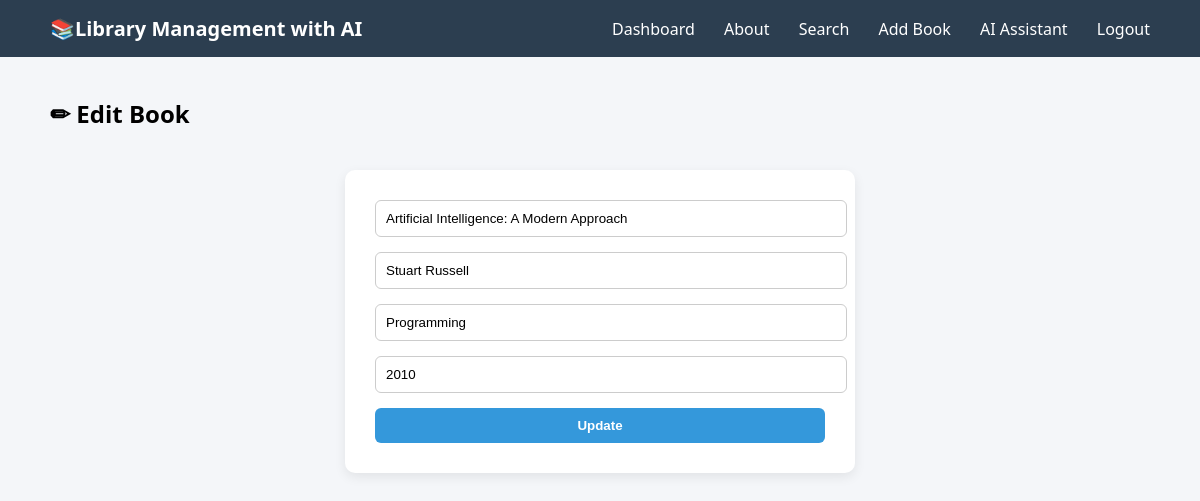
The app's page /edit/2 (signed in) with its own data.
### tables this page shows
CREATE TABLE books(
        id INTEGER PRIMARY KEY AUTOINCREMENT,
        title TEXT,
        author TEXT,
        category TEXT,
        year TEXT,
        status TEXT
    );

### app.py (the view, shortened to what this page needs)
@app.route("/edit/<int:id>",methods=["GET","POST"])
@login_required
def edit(id):
    conn = sqlite3.connect("library.db")
    c = conn.cursor()
    c.execute("SELECT * FROM books WHERE id=?",(id,))
    book = c.fetchone()
    conn.close()
    return render_template("edit.html",book=book)

### app.py (called while the page is built)
def login_required(f):
    @wraps(f)
    def decorated(*args, **kwargs):
        if "user" not in session:
            flash("Please login first!", "error")
            return redirect("/")
        return f(*args, **kwargs)
    return decorated

### templates/edit.html
{% extends "base.html" %}
{% block content %}
<h2>✏ Edit Book</h2>
<form method="POST" class="form-box">
<input type="text" name="title" value="{{ book[1] }}" required>
<input type="text" name="author" value="{{ book[2] }}" required>
<input type="text" name="category" value="{{ book[3] }}" required>
<input type="text" name="year" value="{{ book[4] }}" required>
<button type="submit">Update</button>
</form>
{% endblock %}

### static/style.css (style rules this page uses)
body { margin: 0; font-family: 'Segoe UI', sans-serif; background-color: #f4f6f9; }
.form-box { max-width: 450px; margin: 40px auto; background: white; padding: 30px; border-radius: 10px; box-shadow: 0 4px 12px rgba(0,0,0,0.08); }
input { width: 100%; padding: 10px; margin-bottom: 15px; border-radius: 6px; border: 1px solid #ccc; }
button { width: 100%; padding: 10px; background-color: #3498db; border: none; color: white; border-radius: 6px; cursor: pointer; font-weight: bold; }

### records on screen
books: title "Artificial Intelligence: A Modern Approach", author "Stuart Russell", category "Programming", year "2010"
